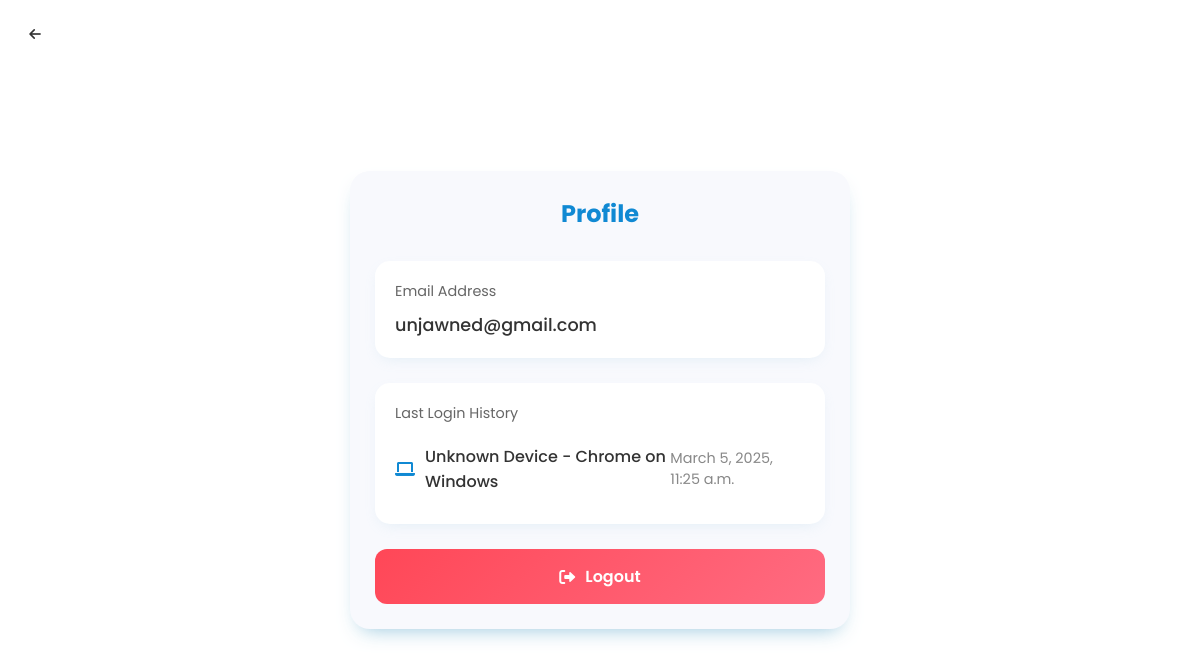
/profile/ (signed in), run on the app's committed database.
### shop/models.py (models this page shows, shortened)
class LoginHistory(models.Model):
    user = models.ForeignKey(User, on_delete=models.CASCADE)
    timestamp = models.DateTimeField(default=now)
    device_info = models.TextField(blank=True, null=True)
    device_type=models.CharField(max_length=20, choices=[("Mobile", "Mobile"), ("Latop/Desktop", "Laptop/Desktop")], default="Laptop/Desktop")

### shop/views.py (the view)
# urls.py: path('profile/', profile, name='profile'),
@login_required
def profile(request):
    history = LoginHistory.objects.filter(user=request.user).order_by("-timestamp")
    return render(request, 'shop/profile.html', {'history': history})

### shop/templates/shop/profile.html (shortened to what this page needs)
{% extends 'shop/base.html' %}
{% block content %}
<div>
    <button hx-get="{% url 'finance' %}" hx-target="body" hx-push-url="true" class="profile-close" id="profile-close">
      <i class="fas fa-arrow-left"></i>
    </button>
    <div class="profile-form">
      <span class="heading">Profile</span>
      <div class="profile-info">
        <div class="profile-section">
          <label>Email Address</label>
          <div class="info-value">{{ user.email }}</div>
        </div>
        <div class="profile-section">
          <label>Last Login History</label>
          <div class="login-history">
            {% for log in history %}
             {% if log.device_type == "Mobile" %}
              <div class="history-item">
              <div class="device"><i class="fas fa-mobile-alt"></i> {{ log.device_info }}</div>
              <div class="timestamp">{{ log.timestamp }}</div>
            </div>
            {% elif log.device_type == "Laptop/Desktop" %}
              <div class="history-item">
                <div class="device"><i class="fas fa-laptop"></i> {{ log.device_info }} </div>
                <div class="timestamp">{{ log.timestamp }}</div>
              </div>
              {% endif %}
              {% empty %}
              <h5>No data</h5>
            {% endfor %}
          </div>
        </div>
              <button hx-post="{% url 'account_logout' %}" hx-target="body" hx-headers='{"X-CSRFToken": "{{csrf_token}}"}'  class="logout-btn">
          <i class="fas fa-sign-out-alt"></i>
          Logout
        </button>
      </div>
    </div>
</div>
{% endblock %}

### static/trustbyte/css/style.css (style rules this page uses)
* { margin: 0; padding: 0; box-sizing: border-box; font-family: 'Poppins', sans-serif; scroll-behavior: smooth; }
body { display: flex; justify-content: center; align-items: center; min-height: 100vh; background: #ffffff; }
.heading { text-align: center; font-weight: 900; font-size: clamp(24px, 5vw, 30px); color: rgb(16, 137, 211); }
.profile-form { background-color: #f8f9fd; padding: 25px; border-radius: 20px; max-width: 500px; margin: 0 auto; box-shadow: rgba(133, 189, 215, 0.8784313725) 0px 10px 20px -10px; }
.profile-form .heading { font-size: 1.5rem; color: rgb(16, 137, 211); margin-bottom: 30px; font-weight: 700; display: block; text-align: center; }
.profile-info { display: flex; flex-direction: column; gap: 25px; }
.profile-section { background: white; padding: 20px; border-radius: 15px; box-shadow: rgba(133, 189, 215, 0.2) 0px 5px 15px -5px; }
.profile-section label { color: #666; font-size: 0.9rem; margin-bottom: 10px; display: block; }
.info-value { color: #333; font-size: 1.1rem; font-weight: 500; }
.login-history { display: flex; flex-direction: column; gap: 15px; }
.history-item { display: flex; justify-content: space-between; align-items: center; padding: 10px 0; border-bottom: 1px solid #eee; }
.history-item:last-child { border-bottom: none; }
.device { display: flex; align-items: center; gap: 10px; color: #333; font-weight: 500; }
.device i { color: rgb(16, 137, 211); }
.timestamp { color: #888; font-size: 0.9rem; }
.logout-btn { background: linear-gradient(135deg, #ff4757 0%, #ff6b81 100%); color: white; border: none; border-radius: 12px; padding: 15px; font-size: 1rem; font-weight: 600; cursor: pointer; transition: all 0.3s ease; display: flex; align-items: center; justify-content: center; gap: 10px; }
.profile-close { position: absolute; top: 15px; left: 15px; background: none; border: none; width: 40px; height: 40px; border-radius: 50%; display: flex; align-items: center; justify-content: center; cursor: pointer; color: #333; transition: all 0.3s ease; text-decoration: none; }

### data on the page
LoginHistory: device_info "Unknown Device - Chrome on Windows", timestamp "March 5, 2025, 11:25 a.m."

### other printed values
{{ user.email }} "unjawned@gmail.com"
